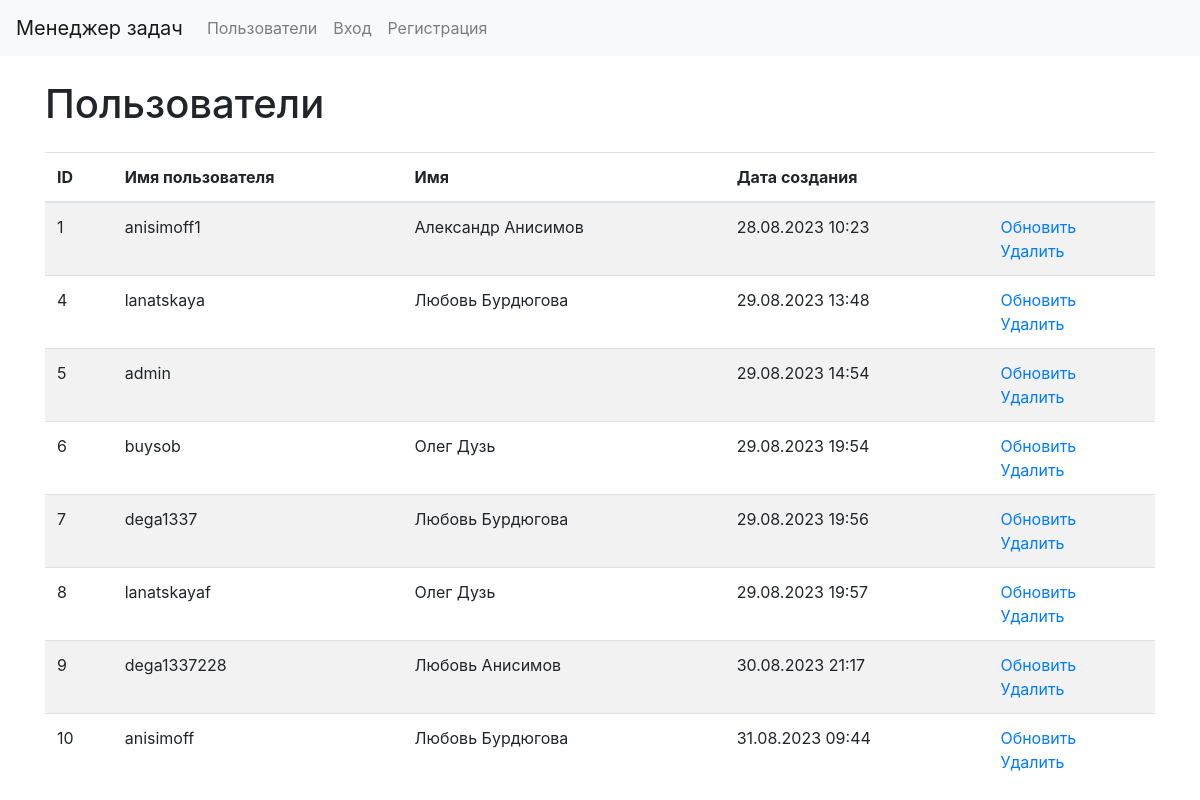
/users/, run on an earlier commit of the app's database.
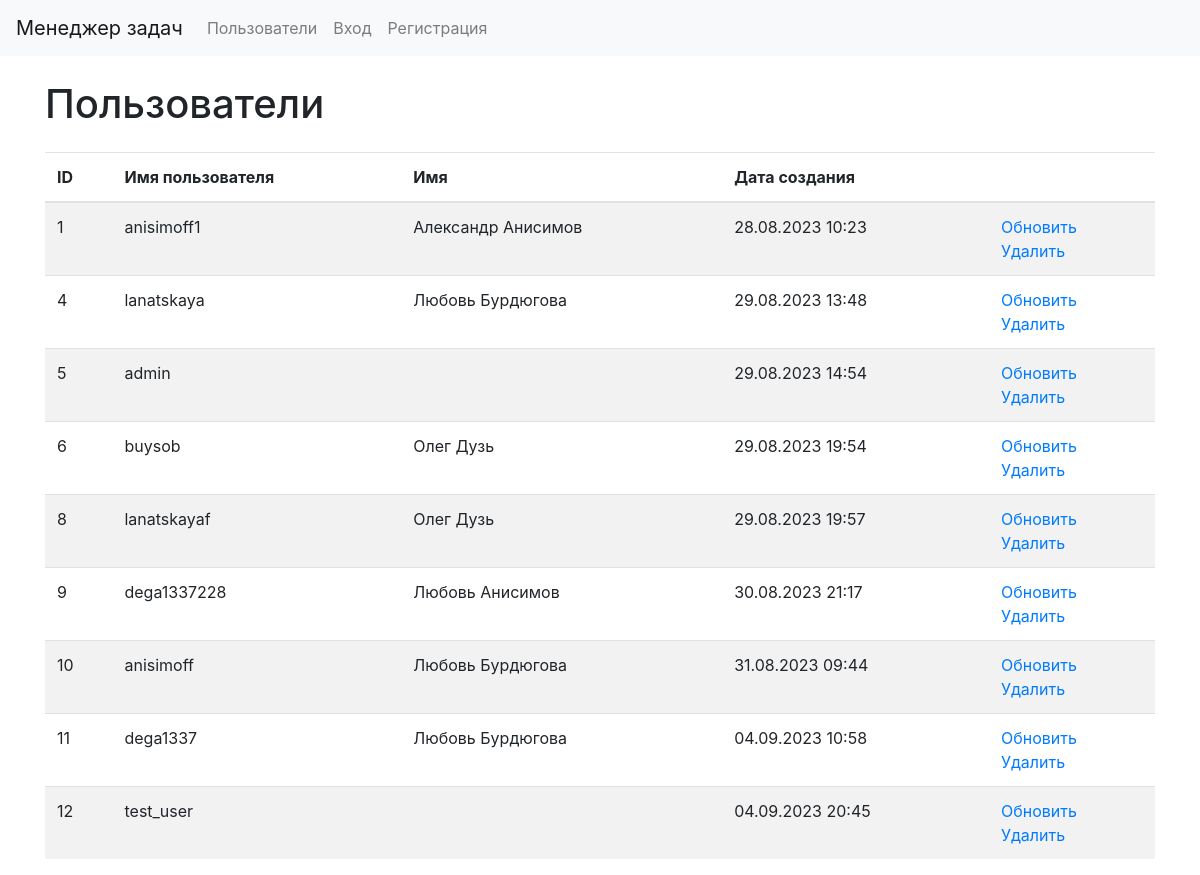
And on a later commit of the database.
### users/models.py (models this page shows, shortened)
class CustomUsers(AbstractUser):
    first_name = models.CharField(max_length=255, default="")
    last_name = models.CharField(max_length=255, default="")

### users/views.py (the view)
# urls.py: path('', UserList.as_view(), name="users_list"),
class UserList(DataMixin, ListView):
    model = CustomUsers
    template_name = "users/users_list.html"
    context_object_name = "users"
    def get_context_data(self, *, object_list=None, **kwargs):
        context = super().get_context_data(**kwargs)
        c_def = self.get_user_context(title=_("Users"))
        return context | c_def
    def get_queryset(self):
        return CustomUsers.objects.all()

### task_manager/utils.py (called while the page is built)
    def get_user_context(self, **kwargs):
        context = kwargs
        user_menu = menu.copy()
        if self.request.user.is_authenticated:
            user_menu.pop(4)
            user_menu.pop(4)
        if not self.request.user.is_authenticated:
            user_menu.pop(1)
            user_menu.pop(1)
            user_menu.pop(1)
            user_menu.pop(3)
        context['menu'] = user_menu
        return context

### task_manager/templates/users/users_list.html (shortened to what this page needs)
{% extends 'layout.html' %}
{% load bootstrap4 %}
{% block content %}
{% load i18n %}
<div class="container wrapper flex-grow-1">
    <h1 class="my-4">{% trans "Users" %}</h1>
    <table class="table table-striped">
        <thead>
            <tr>
                <th>ID</th>
                <th>{% trans "Username" %}</th>
                <th>{% trans "Full name" %}</th>
                <th>{% trans "Creation date" %}</th>
                <th></th>
            </tr>
        </thead>
        <tbody>
            {% for user in users %}
            <tr>
                <td> {{ user.id }} </td>
                <td> {{ user.username }} </td>
                <td> {{ user.first_name}} {{ user.last_name }} </td>
                <td> {{ user.date_joined|date:"d.m.Y H:i" }} </td>
                <td>
                    <a href="{% url "users_update" user.id %}">{% trans "Update" %}</a>
                    <br>
                    <a href="{% url "users_delete" user.id %}">{% trans "Delete" %}</a>
                </td>
            </tr>
            {% endfor %}
        </tbody>
    </table>
</div>
{% endblock %}

What changed in the data, as far as the page shows it:
removed CustomUsers: id "7", username "dega1337", first_name "Любовь", last_name "Бурдюгова", date_joined "29.08.2023 19:56"
added CustomUsers: id "11", username "dega1337", first_name "Любовь", last_name "Бурдюгова", date_joined "04.09.2023 10:58"
added CustomUsers: id "12", username "test_user", date_joined "04.09.2023 20:45"
